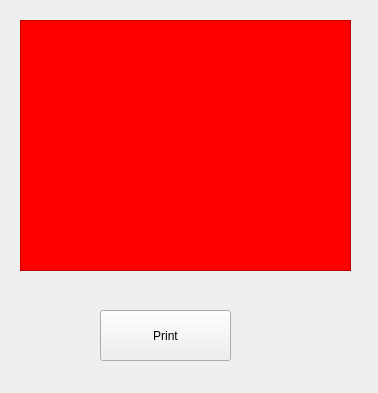
<?xml version="1.0" encoding="UTF-8"?>
<ui version="4.0">
 <class>MainWindow</class>
 <widget class="QMainWindow" name="MainWindow">
  <property name="geometry">
   <rect>
    <x>0</x>
    <y>0</y>
    <width>378</width>
    <height>393</height>
   </rect>
  </property>
  <property name="windowTitle">
   <string>MainWindow</string>
  </property>
  <widget class="QWidget" name="centralWidget">
   <widget class="QGraphicsView" name="graphicsView">
    <property name="geometry">
     <rect>
      <x>20</x>
      <y>20</y>
      <width>331</width>
      <height>251</height>
     </rect>
    </property>
    <property name="styleSheet">
     <string notr="true">background-color: rgb(255, 0, 0);</string>
    </property>
   </widget>
   <widget class="QPushButton" name="pushButton">
    <property name="geometry">
     <rect>
      <x>100</x>
      <y>310</y>
      <width>131</width>
      <height>51</height>
     </rect>
    </property>
    <property name="text">
     <string>Print</string>
    </property>
   </widget>
  </widget>
 </widget>
 <layoutdefault spacing="6" margin="11"/>
 <resources/>
 <connections/>
</ui>
